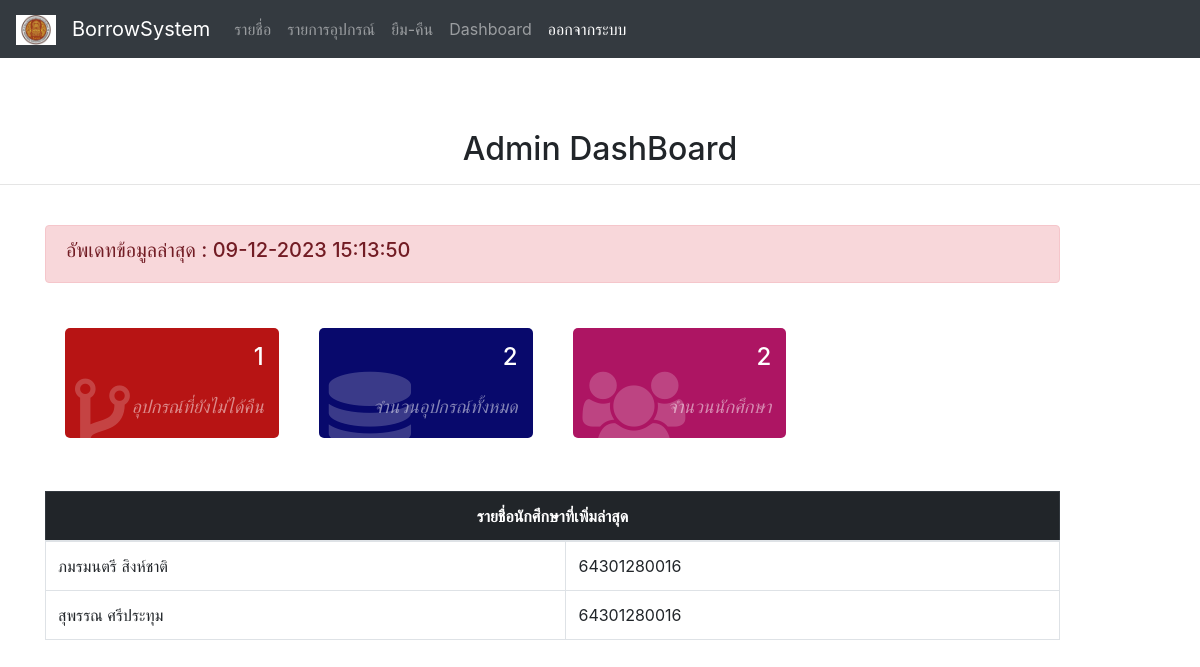
Page /dashboard.php on the committed database.
### tables this page shows
CREATE TABLE `user` (
  `id` int(11) NOT NULL AUTO_INCREMENT,
  `level` varchar(50) NOT NULL,
  `user_name` varchar(255) NOT NULL,
  `id_st` varchar(255) NOT NULL,
  `department` varchar(255) NOT NULL,
  `date` date NOT NULL,
  PRIMARY KEY (`id`)
);

### dashboard.php (the view, shortened to what this page needs)
<!DOCTYPE html>
<html lang="en">
<head>
    <link rel="stylesheet" href="https://stackpath.bootstrapcdn.com/bootstrap/4.2.1/css/bootstrap.min.css">
    <link rel="stylesheet" href="https://cdn.datatables.net/1.10.18/css/dataTables.bootstrap4.min.css">
</head>
<body >
<nav class="navbar navbar-expand-sm bg-dark navbar-dark">
  <a class="navbar-brand" href="#">
    <img src="logo.jpg" alt="logo" style="width:40px;">
  </a>
  <a class="navbar-brand" href="#">BorrowSystem</a>
  <ul class="navbar-nav">
    <li class="nav-item">
      <a class="nav-link" href="userindex.php">รายชื่อ</a>
    </li>
    <li class="nav-item">
      <a class="nav-link" href="index.php">รายการอุปกรณ์</a>
    </li>
    <li class="nav-item">
      <a class="nav-link" href="scan.php">ยืม-คืน</a>
    </li>
    <li class="nav-item">
      <a class="nav-link" href="dashboard.php">Dashboard</a>
    </li>
     <li class="nav-item ">
          <a class="nav-link active" aria-current="page" href="login.php">ออกจากระบบ</a>
</li>
  </ul>
</nav>
    </nav><br>
<br><br>
<link href="//maxcdn.bootstrapcdn.com/bootstrap/4.1.1/css/bootstrap.min.css" rel="stylesheet" id="bootstrap-css">
<link rel="stylesheet" href="https://cdnjs.cloudflare.com/ajax/libs/font-awesome/4.7.0/css/font-awesome.css" />
<?php
                $connection = mysqli_connect("localhost","root","");
                mysqli_query($connection, "SET NAMES UTF8");
            ?>
<center><h2> Admin DashBoard</h2></center>
<hr>
 <br>
<div class="container">
			<div class="row">
				<div class="col col-sm-11">
       <div class="alert alert-danger" role="alert">
					<h5>อัพเดทข้อมูลล่าสุด :
          <?php
echo date('d-m-Y H:i:s');
?>
						 </h5>
				</div>
<br>
<div class="container">
<div class="row">
    <div class="col-md-3">
    <div class="card-counter primary">
       <br> <i class="fa fa-code-fork"></i>
        <span class="count-numbers">
        <?php
     $query = "SELECT * FROM tran_borrow where date_of_return is null ";
             $query_run = mysqli_query($connection, $query);
             if($query = mysqli_num_rows($query_run ))
             {
                 echo '<h4 class="mb-o">'.$query.'</h4>';
             }
             else
             {
                 echo '<h4 class="mb-o">NO DATA</h4>';
             }
             ?>
        </span>
        <span class="count-name">อุปกรณ์ที่ยังไม่ได้คืน</span>
      </div>
    </div>
    <div class="col-md-3">
      <div class="card-counter success">
       <bR> <i class="fa fa-database"></i>
        <span class="count-numbers">
        <?php
        $query = "SELECT * FROM product ";
                $query_run = mysqli_query($connection, $query);
                if($query = mysqli_num_rows($query_run ))
                {
                    echo '<h4 class="mb-o">'.$query.'</h4>';
                }
                else
                {
                    echo '<h4 class="mb-o">NO DATA</h4>';
                }
                ?>
        </span>
        <span class="count-name">จำนวนอุปกรณ์ทั้งหมด</span>
      </div>
    </div>
    <div class="col-md-3">
      <div class="card-counter info">
        <br><i class="fa fa-users"></i>
        <span class="count-numbers">        <?php
        $query = "SELECT * FROM user";
                $query_run = mysqli_query($connection, $query);
                if($query = mysqli_num_rows($query_run ))
                {
                    echo '<h4 class="mb-o">'.$query.'</h4>';
                }
                else
                {
                    echo '<h4 class="mb-o">NO DATA</h4>';
                }
                ?>
</span>
        <span class="count-name">จำนวนนักศึกษา</span>
      </div>
    </div>
  </div>
</div>
<br>
<br>
<?php
                $connection = mysqli_connect("localhost","root","");
                $query = "SELECT * FROM user ORDER BY id DESC limit 5";
                $query_run = mysqli_query($connection, $query);
            ?>
            <div class="wrapper">
                    <table id="datatableid" class="table table-bordered"class="three">
                    <thead class="table-dark">
                            <tr>
                                <th colspan="2"style="text-align:center;">รายชื่อนักศึกษาที่เพิ่มล่าสุด</th>
                        </thead>
               <tbody>
                  <?php
                if($query_run)
                {
                    foreach($query_run as $row)
                    {
            ?>
                            <tr>
                                <td> <?php echo $row['user_name']; ?> </td>
                                <td> <?php echo $row['id_st']; ?> </td>
                        <?php
                    }
                }
                else
                {
                    echo "No Record Found";
                }
            ?>  </tbody>
                    </table>
                </div>
            </div>

### dashboard.php (style rules this page uses)
.card-counter { box-shadow: 2px 2px 10px #ffffff; margin: 5px; padding: 20px 10px; background-color: #fff; height: 110px; border-radius: 5px; transition: .3s linear all; }
.card-counter.primary { background-color: #B71414; color: #FFF; }
.card-counter.success { background-color: #08096C; color: #FFF; }
.card-counter.info { background-color: #AD1563; color: #FFF; }
.card-counter i { font-size: 6em; opacity: 0.2; }
.card-counter .count-numbers { position: absolute; right: 35px; top: 20px; font-size: 32px; display: block; }
.card-counter .count-name { position: absolute; right: 35px; top: 70px; font-style: italic; text-transform: capitalize; opacity: 0.5; display: block; font-size: 18px; }

### rows in the picture
user: user_name "ภมรมนตรี สิงห์ชาติ", id_st "64301280016"
user: user_name "สุพรรณ ศรีประทุม", id_st "64301280016"

### other values in the picture
$query "1"
$query "2"
